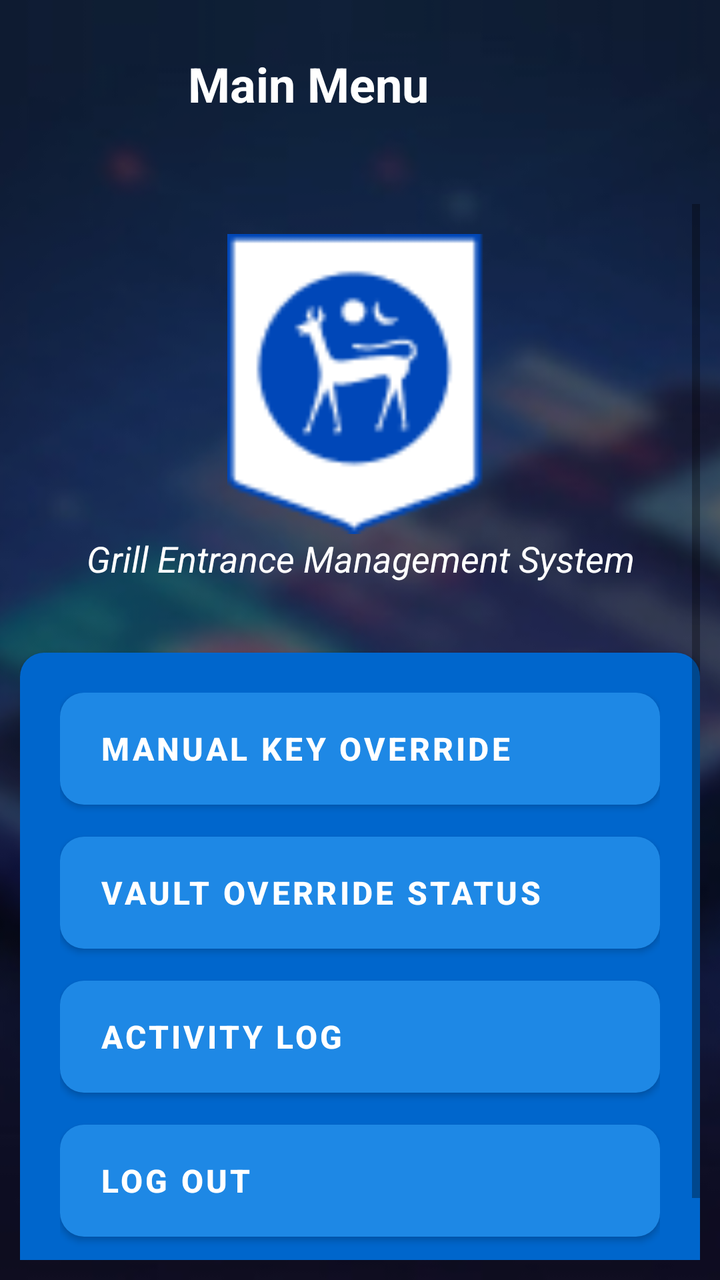
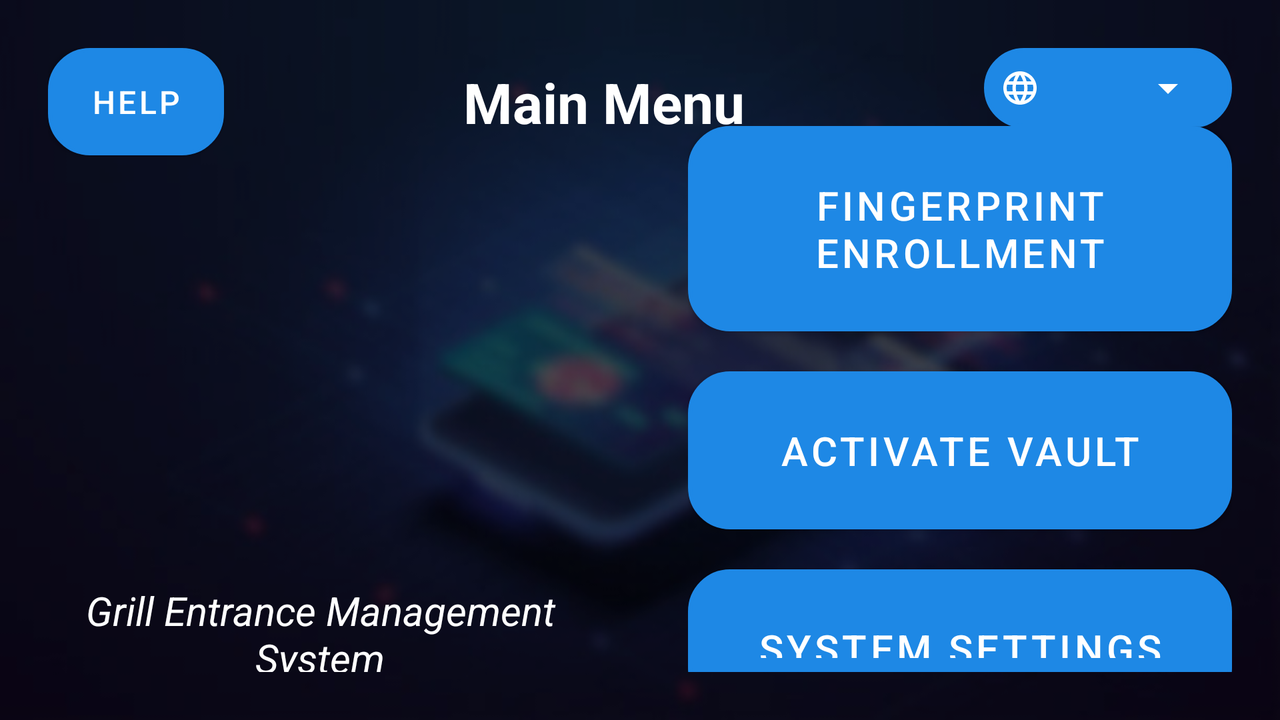

The same Android screen from two of the app's own layout files: first res/layout/ as a phone draws it, then the repository's variant for another configuration, drawn on a device whose configuration selects that folder. Both files follow.
<!-- AndroidManifest.xml: application theme AppTheme -->
<!-- res/layout/activity_main_menu.xml -->
<?xml version="1.0" encoding="utf-8"?>
<RelativeLayout xmlns:android="http://schemas.android.com/apk/res/android"
    xmlns:tools="http://schemas.android.com/tools"
    android:layout_width="match_parent"
    android:layout_height="match_parent"
    tools:context="com.supremainc.sfm_sdk_android.MainMenuActivity">

    
    <ImageView
        android:layout_width="match_parent"
        android:layout_height="match_parent"
        android:src="@drawable/bg_img2"
        android:scaleType="centerCrop"
        android:contentDescription="Background" />

    
    <View
        android:layout_width="match_parent"
        android:layout_height="match_parent"
        android:background="@color/cardview_shadow_start_color"
        android:alpha="1" />

    
    <LinearLayout
        android:id="@+id/toolbar"
        android:layout_width="match_parent"
        android:layout_height="wrap_content"
        android:orientation="horizontal"
        android:padding="16dp"
        android:gravity="center_vertical"
        android:layout_alignParentTop="true">

        <Button
            android:id="@+id/btn_info"
            android:layout_width="wrap_content"
            android:layout_height="48dp"
            android:background="@drawable/container_background"
            android:backgroundTint="@color/buttonBackground"
            android:text="@string/profile"
            android:textColor="@color/buttonText"
            android:textSize="14sp"
            android:paddingHorizontal="16dp"
            android:visibility="gone"/>

        <TextView
            android:id="@+id/title"
            android:layout_width="0dp"
            android:layout_height="wrap_content"
            android:layout_gravity="center"
            android:layout_weight="1"
            android:text="@string/main_menu_title"
            android:textSize="24sp"
            android:textStyle="bold"
            android:textColor="@color/white"
            android:gravity="center"
            android:layout_marginHorizontal="16dp" />

        <ImageButton
            android:id="@+id/btn_system_settings_icon"
            android:layout_width="52dp"
            android:layout_height="52dp"
            android:background="?attr/selectableItemBackgroundBorderless"
            android:contentDescription="System Settings"
            android:padding="10dp"
            android:src="@drawable/outline_settings_24"
            android:tint="@color/white" />

        <LinearLayout
            android:id="@+id/language_container"
            android:layout_width="wrap_content"
            android:layout_height="48dp"
            android:orientation="horizontal"
            android:gravity="center_vertical"
            android:background="@drawable/container_background"
            android:backgroundTint="@color/buttonBackground"
            android:visibility="gone"
            android:paddingHorizontal="12dp">

            <ImageView
                android:layout_width="20dp"
                android:layout_height="20dp"
                android:src="@drawable/ic_language"
                android:gravity="center"
                android:layout_marginEnd="8dp"
                android:contentDescription="Language" />

            <Spinner
                android:id="@+id/language_spinner"
                android:layout_width="wrap_content"
                android:layout_height="wrap_content"
                android:minWidth="100dp"
                android:popupBackground="@color/white" />

        </LinearLayout>

    </LinearLayout>

    
    <ScrollView
        android:layout_width="match_parent"
        android:layout_height="match_parent"
        android:layout_below="@id/toolbar"
        android:layout_marginTop="8dp"
        android:fillViewport="true"
        android:padding="10dp">

        <LinearLayout
            android:layout_width="match_parent"
            android:layout_height="wrap_content"
            android:orientation="vertical"
            android:gravity="center_horizontal">

            
            <LinearLayout
                android:layout_width="match_parent"
                android:layout_height="wrap_content"
                android:orientation="vertical"
                android:gravity="center"
                android:padding="15dp"
                android:layout_marginBottom="20dp"
                android:elevation="2dp">

                <ImageView
                    android:id="@+id/imgLogo"
                    android:layout_width="150dp"
                    android:layout_height="150dp"
                    android:layout_marginBottom="0dp"
                    android:contentDescription="App Logo"
                    android:src="@drawable/bnm_logo_official" />

                <TextView
                    android:id="@+id/tvSecurityText"
                    android:layout_width="wrap_content"
                    android:layout_height="wrap_content"
                    android:text="@string/GEMS_fullname"
                    android:textColor="@color/textPrimary"
                    android:textSize="18sp"
                    android:textStyle="italic"
                    android:gravity="center"
                    android:textAlignment="center" />

            </LinearLayout>


            
            <LinearLayout
                android:id="@+id/rightContainer"
                android:layout_width="match_parent"
                android:layout_height="wrap_content"
                android:orientation="vertical"
                android:background="@drawable/container_background"
                android:padding="20dp"
                android:elevation="2dp"
                android:layout_marginBottom="20dp">

                <Button
                    android:id="@+id/btn_manual_override"
                    android:layout_width="match_parent"
                    android:layout_height="56dp"
                    android:text="@string/manual_override"
                    android:textColor="@color/buttonText"
                    android:backgroundTint="@color/buttonBackground"
                    android:background="@drawable/container_background"
                    android:textSize="16sp"
                    android:textStyle="bold"
                    android:layout_marginBottom="16dp"
                    android:elevation="1dp"
                    android:gravity="center_vertical|start"
                    android:paddingStart="20dp" />

                <Button
                    android:id="@+id/btn_fingerprint_enrollment"
                    android:layout_width="match_parent"
                    android:layout_height="56dp"
                    android:text="@string/fingerprint_enrollment"
                    android:textColor="@color/buttonText"
                    android:backgroundTint="@color/buttonBackground"
                    android:background="@drawable/container_background"
                    android:textSize="16sp"
                    android:textStyle="bold"
                    android:layout_marginBottom="16dp"
                    android:visibility="gone"
                    android:elevation="1dp"
                    android:drawableStart="@drawable/fingerprint_icon"
                    android:drawablePadding="12dp"
                    android:gravity="center_vertical|start"
                    android:paddingStart="20dp" />

                <Button
                    android:id="@+id/btn_delete_user"
                    android:layout_width="match_parent"
                    android:layout_height="56dp"
                    android:text="Delete Enrolled User"
                    android:textColor="@color/buttonText"
                    android:backgroundTint="@color/buttonBackground"
                    android:background="@drawable/container_background"
                    android:textSize="16sp"
                    android:textStyle="bold"
                    android:layout_marginBottom="16dp"
                    android:visibility="gone"
                    android:elevation="1dp"
                    android:drawableStart="@android:drawable/ic_menu_delete"
                    android:drawablePadding="12dp"
                    android:gravity="center_vertical|start"
                    android:paddingStart="20dp" />

                <Button
                    android:id="@+id/btn_main_vault_status"
                    android:layout_width="match_parent"
                    android:layout_height="56dp"
                    android:text="Vault Override Status"
                    android:textColor="@color/buttonText"
                    android:backgroundTint="@color/buttonBackground"
                    android:background="@drawable/container_background"
                    android:textSize="16sp"
                    android:textStyle="bold"
                    android:layout_marginBottom="16dp"
                    android:visibility="visible"
                    android:elevation="1dp"
                    android:drawableStart="@drawable/fingerprint_icon"
                    android:drawablePadding="12dp"
                    android:gravity="center_vertical|start"
                    android:paddingStart="20dp" />

                <Button
                    android:id="@+id/DayVaultStatus"
                    android:layout_width="match_parent"
                    android:layout_height="56dp"
                    android:text="Day Vault Status"
                    android:textColor="@color/buttonText"
                    android:backgroundTint="@color/buttonBackground"
                    android:background="@drawable/container_background"
                    android:textSize="16sp"
                    android:textStyle="bold"
                    android:layout_marginBottom="16dp"
                    android:visibility="gone"
                    android:elevation="1dp"
                    android:drawableStart="@drawable/fingerprint_icon"
                    android:drawablePadding="12dp"
                    android:gravity="center_vertical|start"
                    android:paddingStart="20dp" />

                <Button
                    android:id="@+id/btn_activity_log"
                    android:layout_width="match_parent"
                    android:layout_height="56dp"
                    android:text="Activity Log"
                    android:textColor="@color/buttonText"
                    android:backgroundTint="@color/buttonBackground"
                    android:background="@drawable/container_background"
                    android:textSize="16sp"
                    android:textStyle="bold"
                    android:layout_marginBottom="16dp"
                    android:visibility="visible"
                    android:elevation="1dp"
                    android:gravity="center_vertical|start"
                    android:paddingStart="20dp" />

                <Button
                    android:id="@+id/btn_activate_vault"
                    android:layout_width="match_parent"
                    android:layout_height="56dp"
                    android:text="@string/activate_vault"
                    android:textColor="@color/buttonText"
                    android:backgroundTint="@color/buttonBackground"
                    android:background="@drawable/container_background"
                    android:visibility="gone"
                    android:textSize="16sp"
                    android:textStyle="bold"
                    android:layout_marginBottom="16dp"
                    android:elevation="1dp"
                    android:gravity="center_vertical|start"
                    android:paddingStart="20dp" />

                <Button
                    android:id="@+id/btn_system_settings"
                    android:layout_width="match_parent"
                    android:layout_height="56dp"
                    android:text="@string/system_settings"
                    android:textColor="@color/buttonText"
                    android:backgroundTint="@color/buttonBackground"
                    android:background="@drawable/container_background"
                    android:textSize="16sp"
                    android:textStyle="bold"
                    android:layout_marginBottom="16dp"
                    android:elevation="1dp"
                    android:gravity="center_vertical|start"
                    android:visibility="gone"
                    android:paddingStart="20dp" />

                <Button
                    android:id="@+id/btn_log_out"
                    android:layout_width="match_parent"
                    android:layout_height="56dp"
                    android:text="@string/logout"
                    android:textColor="@color/buttonText"
                    android:backgroundTint="@color/buttonBackground"
                    android:background="@drawable/container_background"
                    android:textSize="16sp"
                    android:textStyle="bold"
                    android:layout_marginBottom="16dp"
                    android:elevation="1dp"
                    android:visibility="visible"
                    android:gravity="center_vertical|start"
                    android:paddingStart="20dp" />

            </LinearLayout>

            
            <LinearLayout
                android:id="@+id/overrideDashboardContainer"
                android:layout_width="match_parent"
                android:layout_height="wrap_content"
                android:orientation="vertical"
                android:background="@drawable/container_background"
                android:padding="20dp"
                android:elevation="2dp"
                android:visibility="gone"
                android:layout_marginBottom="20dp">

                
                <LinearLayout
                    android:layout_width="match_parent"
                    android:layout_height="wrap_content"
                    android:orientation="horizontal"
                    android:gravity="center_vertical"
                    android:layout_marginBottom="16dp">

                    <TextView
                        android:layout_width="0dp"
                        android:layout_height="wrap_content"
                        android:layout_weight="1"
                        android:text="🔓 Manual Override Dashboard"
                        android:textColor="@color/colorAccent"
                        android:textSize="18sp"
                        android:textStyle="bold" />

                    <Button
                        android:id="@+id/btnViewMoreOverrides"
                        android:layout_width="wrap_content"
                        android:layout_height="32dp"
                        android:text="View All"
                        android:textSize="12sp"
                        android:textColor="@color/colorPrimary"
                        android:background="@android:color/transparent"
                        android:paddingStart="12dp"
                        android:paddingEnd="12dp"
                        android:minWidth="0dp"
                        android:minHeight="0dp"
                        android:layout_marginStart="8dp"
                        android:visibility="gone"
                        style="?android:attr/borderlessButtonStyle" />

                    <TextView
                        android:id="@+id/overrideCountBadge"
                        android:layout_width="36dp"
                        android:layout_height="36dp"
                        android:background="@drawable/container_background"
                        android:backgroundTint="@android:color/holo_red_dark"
                        android:gravity="center"
                        android:text="0"
                        android:textColor="@color/buttonText"
                        android:textSize="18sp"
                        android:textStyle="bold" />
                </LinearLayout>

                
                <LinearLayout
                    android:id="@+id/noOverridesMessage"
                    android:layout_width="match_parent"
                    android:layout_height="wrap_content"
                    android:orientation="vertical"
                    android:gravity="center"
                    android:padding="24dp"
                    android:background="#40FFFFFF">

                    <TextView
                        android:layout_width="wrap_content"
                        android:layout_height="wrap_content"
                        android:text="✓"
                        android:textSize="48sp"
                        android:textColor="@android:color/holo_green_light"
                        android:layout_marginBottom="8dp" />

                    <TextView
                        android:layout_width="wrap_content"
                        android:layout_height="wrap_content"
                        android:text="All Vaults Secure"
                        android:textColor="@color/textPrimary"
                        android:textSize="18sp"
                        android:textStyle="bold"
                        android:layout_marginBottom="4dp" />

                    <TextView
                        android:layout_width="wrap_content"
                        android:layout_height="wrap_content"
                        android:text="No manual overrides currently active"
                        android:textColor="@color/textSecondary"
                        android:textSize="14sp" />
                </LinearLayout>

                
                <LinearLayout
                    android:id="@+id/overrideCardsContainer"
                    android:layout_width="match_parent"
                    android:layout_height="wrap_content"
                    android:orientation="vertical"
                    android:visibility="gone" />


            </LinearLayout>

        </LinearLayout>

    </ScrollView>



</RelativeLayout>
<!-- resources referenced by this layout -->
<resources>
  <color name="buttonBackground">#1E88E5</color>
  <color name="buttonText">#FFFFFF</color>
  <color name="colorAccent">#FFC107</color>
  <color name="colorPrimary">#1E88E5</color>
  <color name="textPrimary">#FFFFFF</color>
  <color name="textSecondary">#B0BEC5</color>
  <color name="white">#FFFFFF</color>
  <!-- drawable bg_img2: jpg bitmap (drawable, 13984 bytes) -->
  <!-- drawable bnm_logo_official: png bitmap (drawable, 2930 bytes) -->
  <!-- drawable container_background (drawable) -->
  <?xml version="1.0" encoding="utf-8"?>
  <shape xmlns:android="http://schemas.android.com/apk/res/android" android:shape="rectangle">
      <solid android:color="@color/colorBoxBackground"/>
      <corners android:radius="12dp" />
      <padding android:left="8dp" android:top="8dp" android:right="8dp" android:bottom="8dp" />
      <alpha android:alpha="0.2" />
  </shape>
  <!-- drawable ic_language (drawable) -->
  <?xml version="1.0" encoding="utf-8"?>
  <vector xmlns:android="http://schemas.android.com/apk/res/android"
      android:width="24dp"
      android:height="24dp"
      android:viewportWidth="24"
      android:viewportHeight="24">
      <path
          android:fillColor="@color/buttonText"
          android:pathData="M11.99,2C6.47,2 2,6.48 2,12s4.47,10 9.99,10C17.52,22 22,17.52 22,12S17.52,2 11.99,2zM18.92,8h-2.95c-0.32,-1.25 -0.78,-2.45 -1.38,-3.56 1.84,0.63 3.37,1.91 4.33,3.56zM12,4.04c0.83,1.2 1.48,2.53 1.91,3.96h-3.82c0.43,-1.43 1.08,-2.76 1.91,-3.96zM4.26,14C4.1,13.36 4,12.69 4,12s0.1,-1.36 0.26,-2h3.38c-0.08,0.66 -0.14,1.32 -0.14,2 0,0.68 0.06,1.34 0.14,2L4.26,14zM5.08,16h2.95c0.32,1.25 0.78,2.45 1.38,3.56C7.57,18.93 6.04,17.66 5.08,16zM8.03,8L5.08,8c0.96,-1.66 2.49,-2.93 4.33,-3.56C8.81,5.55 8.35,6.75 8.03,8zM12,19.96c-0.83,-1.2 -1.48,-2.53 -1.91,-3.96h3.82C13.48,17.43 12.83,18.76 12,19.96zM14.34,14L9.66,14c-0.09,-0.66 -0.16,-1.32 -0.16,-2 0,-0.68 0.07,-1.35 0.16,-2h4.68c0.09,0.65 0.16,1.32 0.16,2C14.5,12.68 14.43,13.34 14.34,14zM14.59,19.56c0.6,-1.11 1.06,-2.31 1.38,-3.56h2.95C18.04,17.66 16.51,18.93 14.59,19.56zM16.36,14c0.08,-0.66 0.14,-1.32 0.14,-2 0,-0.68 -0.06,-1.34 -0.14,-2h3.38c0.16,0.64 0.26,1.31 0.26,2s-0.1,1.36 -0.26,2H16.36z"/>
  </vector>
  <string name="GEMS_fullname">Grill Entrance Management System</string>
  <string name="activate_vault">Activate Vault</string>
  <string name="fingerprint_enrollment">Fingerprint Enrollment</string>
  <string name="logout">Log Out</string>
  <string name="main_menu_title">Main Menu</string>
  <string name="manual_override">Manual Key Override</string>
  <string name="profile">Profile</string>
  <string name="system_settings">System Settings</string>
  <style name="AppTheme" parent="Theme.MaterialComponents.DayNight.NoActionBar">
              
              <item name="colorPrimary">@color/colorPrimary</item>
              <item name="colorPrimaryDark">@color/colorPrimaryDark</item>
              <item name="colorAccent">@color/colorAccent</item>
          </style>
  <color name="colorBoxBackground">#0066CC</color>
  <color name="colorPrimaryDark">#1565C0</color>
</resources>
<!-- res/layout-land/activity_main_menu.xml (the repository's variant of the layout above) -->
<!-- drawn on the phone turned sideways -->
<?xml version="1.0" encoding="utf-8"?>
<FrameLayout xmlns:android="http://schemas.android.com/apk/res/android"
    xmlns:app="http://schemas.android.com/apk/res-auto"
    xmlns:tools="http://schemas.android.com/tools"
    android:layout_width="match_parent"
    android:layout_height="match_parent"
    android:background="@drawable/bg_img2">

    
    <View
        android:layout_width="match_parent"
        android:layout_height="match_parent"
        android:background="@android:color/black"
        android:alpha="0.4" />

    
    <androidx.constraintlayout.widget.ConstraintLayout
        android:layout_width="match_parent"
        android:layout_height="match_parent"
        android:padding="24dp">

        
        <Button
            android:id="@+id/btn_info"
            android:layout_width="wrap_content"
            android:layout_height="wrap_content"
            android:backgroundTint="@color/buttonBackground"
            android:padding="10dp"
            android:text="Help"
            android:textColor="@color/buttonText"
            android:background="@drawable/button_border"
            android:textSize="16sp"
            app:layout_constraintStart_toStartOf="parent"
            app:layout_constraintTop_toTopOf="parent" />

        <LinearLayout
            android:id="@+id/language_container"
            android:layout_width="wrap_content"
            android:layout_height="wrap_content"
            android:orientation="horizontal"
            android:gravity="center_vertical"
            android:background="@drawable/button_border"
            android:backgroundTint="@color/buttonBackground"
            android:padding="8dp"
            app:layout_constraintBaseline_toBaselineOf="@id/btn_info"
            app:layout_constraintEnd_toEndOf="parent"
            app:layout_constraintTop_toTopOf="parent">

            <ImageView
                android:layout_width="20dp"
                android:layout_height="20dp"
                android:src="@drawable/ic_language"
                android:layout_marginEnd="8dp"
                android:contentDescription="Language" />

            <Spinner
                android:id="@+id/language_spinner"
                android:layout_width="wrap_content"
                android:layout_height="wrap_content"
                android:minWidth="80dp"
                android:backgroundTint="@color/buttonText"
                android:popupBackground="@color/buttonBackground" />

        </LinearLayout>


        
        <TextView
            android:id="@+id/title"
            android:layout_width="wrap_content"
            android:layout_height="wrap_content"
            android:text="@string/main_menu_title"
            android:textSize="28sp"
            android:textColor="@color/textPrimary"
            android:textStyle="bold"
            app:layout_constraintTop_toTopOf="parent"
            app:layout_constraintStart_toEndOf="@id/btn_info"
            app:layout_constraintEnd_toStartOf="@id/language_container"
            app:layout_constraintBottom_toBottomOf="@id/btn_info"
            android:gravity="center" />

        
        <LinearLayout
            android:id="@+id/leftContainer"
            android:layout_width="0dp"
            android:layout_height="wrap_content"
            android:orientation="vertical"
            android:gravity="center_horizontal"
            app:layout_constraintTop_toBottomOf="@id/btn_info"
            app:layout_constraintStart_toStartOf="parent"
            app:layout_constraintBottom_toBottomOf="parent"
            app:layout_constraintEnd_toStartOf="@id/rightContainer"
            android:layout_marginTop="24dp"
            android:layout_marginEnd="24dp">

            <ImageView
                android:id="@+id/imgLogo"
                android:layout_width="180dp"
                android:layout_height="180dp"
                android:src="@drawable/baseline_person_24"
                android:contentDescription="App Logo" />

            <TextView
                android:id="@+id/tvSecurityText"
                android:layout_width="wrap_content"
                android:layout_height="wrap_content"
                android:text="@string/GEMS_fullname"
                android:textColor="@color/textPrimary"
                android:textSize="20sp"
                android:textStyle="italic"
                android:layout_marginTop="16dp"
                android:gravity="center" />
        </LinearLayout>

        
        <LinearLayout
            android:id="@+id/rightContainer"
            android:layout_width="0dp"
            android:layout_height="wrap_content"
            android:orientation="vertical"
            android:gravity="center"
            app:layout_constraintTop_toBottomOf="@id/btn_info"
            app:layout_constraintStart_toEndOf="@id/leftContainer"
            app:layout_constraintBottom_toBottomOf="parent"
            app:layout_constraintEnd_toEndOf="parent"
            android:layout_marginTop="24dp"
            android:layout_marginStart="24dp">

            <Button
                android:id="@+id/btn_fingerprint_enrollment"
                android:layout_width="match_parent"
                android:layout_height="wrap_content"
                android:text="@string/fingerprint_enrollment"
                android:textColor="@color/buttonText"
                android:backgroundTint="@color/buttonBackground"
                android:background="@drawable/button_border"
                android:textSize="20sp"
                android:layout_marginBottom="20dp"
                android:padding="20dp" />

            <Button
                android:id="@+id/btn_activate_vault"
                android:layout_width="match_parent"
                android:layout_height="wrap_content"
                android:text="@string/activate_vault"
                android:textColor="@color/buttonText"
                android:backgroundTint="@color/buttonBackground"
                android:background="@drawable/button_border"
                android:textSize="20sp"
                android:layout_marginBottom="20dp"
                android:padding="20dp" />

            <Button
                android:id="@+id/btn_system_settings"
                android:layout_width="match_parent"
                android:layout_height="wrap_content"
                android:text="@string/system_settings"
                android:textColor="@color/buttonText"
                android:backgroundTint="@color/buttonBackground"
                android:textSize="20sp"
                android:background="@drawable/button_border"
                android:layout_marginBottom="20dp"
                android:padding="20dp" />

            <Button
                android:id="@+id/btn_log_out"
                android:layout_width="match_parent"
                android:layout_height="wrap_content"
                android:text="@string/logout"
                android:textColor="@color/buttonText"
                android:backgroundTint="@color/buttonBackground"
                android:background="@drawable/button_border"
                android:textSize="20sp"
                android:padding="20dp" />
        </LinearLayout>


    </androidx.constraintlayout.widget.ConstraintLayout>

</FrameLayout>
<!-- resources referenced by the variant -->
<!-- as the phone turned sideways resolves them -->
<resources>
  <color name="buttonBackground">#1E88E5</color>
  <color name="buttonText">#FFFFFF</color>
  <color name="textPrimary">#FFFFFF</color>
  <!-- drawable bg_img2: jpg bitmap (drawable, 13984 bytes) -->
  <!-- drawable button_border (drawable) -->
  <?xml version="1.0" encoding="utf-8"?>
  <shape xmlns:android="http://schemas.android.com/apk/res/android">
      
      <solid android:color="@color/colorSurface" />
      
      <stroke
          android:color="@color/colorPrimary"
          android:width="2dp" />
      
      <corners android:radius="20dp" />
  </shape>
  <!-- drawable ic_language (drawable) -->
  <?xml version="1.0" encoding="utf-8"?>
  <vector xmlns:android="http://schemas.android.com/apk/res/android"
      android:width="24dp"
      android:height="24dp"
      android:viewportWidth="24"
      android:viewportHeight="24">
      <path
          android:fillColor="@color/buttonText"
          android:pathData="M11.99,2C6.47,2 2,6.48 2,12s4.47,10 9.99,10C17.52,22 22,17.52 22,12S17.52,2 11.99,2zM18.92,8h-2.95c-0.32,-1.25 -0.78,-2.45 -1.38,-3.56 1.84,0.63 3.37,1.91 4.33,3.56zM12,4.04c0.83,1.2 1.48,2.53 1.91,3.96h-3.82c0.43,-1.43 1.08,-2.76 1.91,-3.96zM4.26,14C4.1,13.36 4,12.69 4,12s0.1,-1.36 0.26,-2h3.38c-0.08,0.66 -0.14,1.32 -0.14,2 0,0.68 0.06,1.34 0.14,2L4.26,14zM5.08,16h2.95c0.32,1.25 0.78,2.45 1.38,3.56C7.57,18.93 6.04,17.66 5.08,16zM8.03,8L5.08,8c0.96,-1.66 2.49,-2.93 4.33,-3.56C8.81,5.55 8.35,6.75 8.03,8zM12,19.96c-0.83,-1.2 -1.48,-2.53 -1.91,-3.96h3.82C13.48,17.43 12.83,18.76 12,19.96zM14.34,14L9.66,14c-0.09,-0.66 -0.16,-1.32 -0.16,-2 0,-0.68 0.07,-1.35 0.16,-2h4.68c0.09,0.65 0.16,1.32 0.16,2C14.5,12.68 14.43,13.34 14.34,14zM14.59,19.56c0.6,-1.11 1.06,-2.31 1.38,-3.56h2.95C18.04,17.66 16.51,18.93 14.59,19.56zM16.36,14c0.08,-0.66 0.14,-1.32 0.14,-2 0,-0.68 -0.06,-1.34 -0.14,-2h3.38c0.16,0.64 0.26,1.31 0.26,2s-0.1,1.36 -0.26,2H16.36z"/>
  </vector>
  <string name="GEMS_fullname">Grill Entrance Management System</string>
  <string name="activate_vault">Activate Vault</string>
  <string name="fingerprint_enrollment">Fingerprint Enrollment</string>
  <string name="logout">Log Out</string>
  <string name="main_menu_title">Main Menu</string>
  <string name="system_settings">System Settings</string>
  <style name="AppTheme" parent="Theme.MaterialComponents.DayNight.NoActionBar">
              
              <item name="colorPrimary">@color/colorPrimary</item>
              <item name="colorPrimaryDark">@color/colorPrimaryDark</item>
              <item name="colorAccent">@color/colorAccent</item>
          </style>
  <color name="colorSurface">#3C3C3C</color>
  <color name="colorPrimary">#1E88E5</color>
  <color name="colorPrimaryDark">#1565C0</color>
  <color name="colorAccent">#FFC107</color>
</resources>
